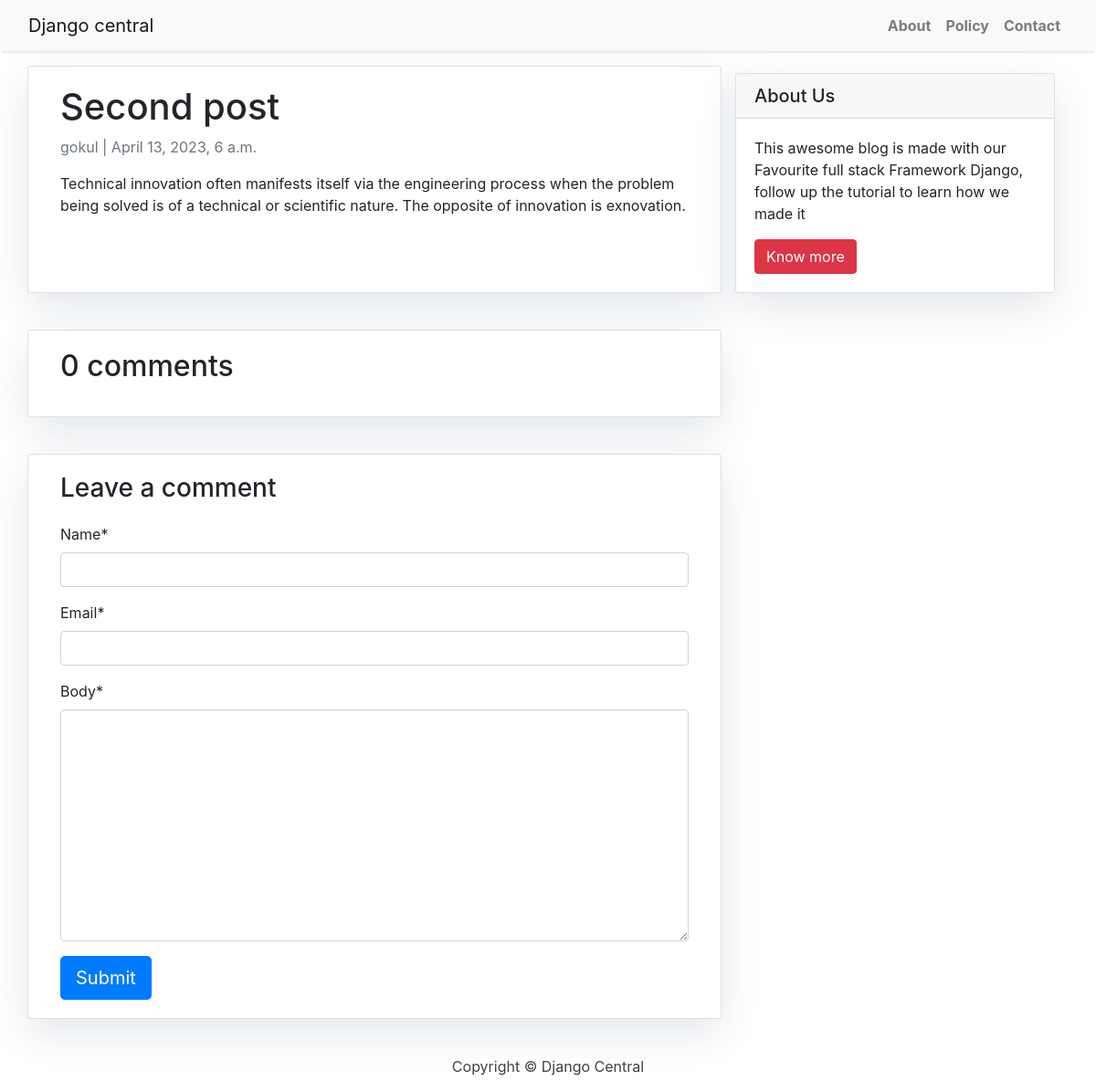
Page /technlogy/ on the earlier database version.
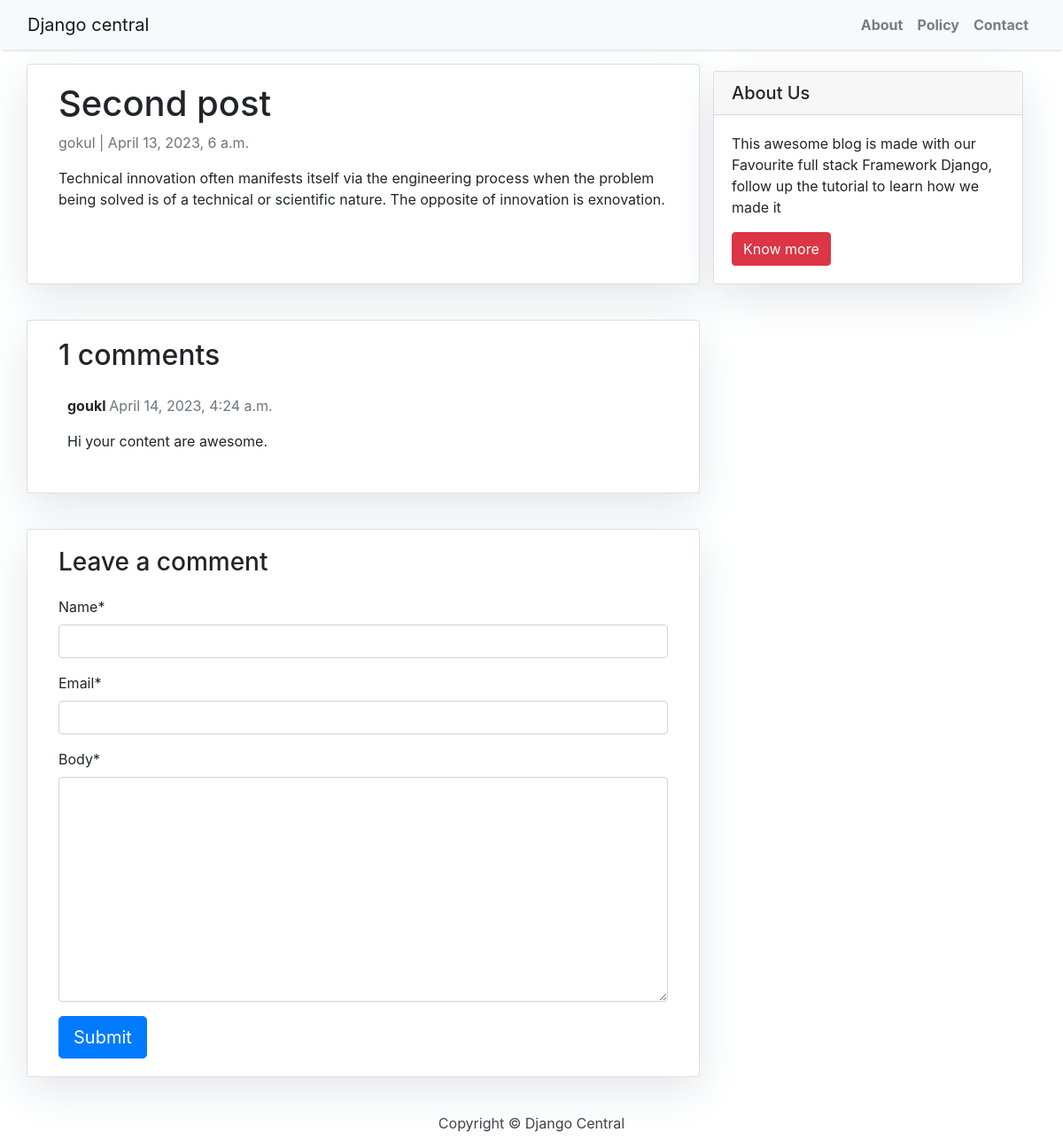
Same page on the later database version.
### myapp/models.py (models this page shows, shortened)
class Post(models.Model):
    title=models.CharField(max_length=200,unique=True)
    slug=models.SlugField(max_length=200,unique=True)
    author = models.ForeignKey(User, on_delete= models.CASCADE,related_name='blog_posts')
    updated_on= models.DateTimeField(auto_now=True)
    content=models.TextField()
    created_on=models.DateTimeField(auto_now_add=True)
    status=models.IntegerField(choices=STATUS,default=0)
    class Meta:
        ordering=['-created_on']

class Comment(models.Model):
    post=models.ForeignKey(Post,on_delete=models.CASCADE,related_name='comments')
    name=models.CharField(max_length=80)
    email=models.EmailField()
    body=models.TextField()
    created_on=models.DateTimeField(auto_now_add=True)
    active=models.BooleanField(default=False)
    class Meta:
        ordering=['created_on']

### myapp/views.py (the view)
# urls.py: path("<slug:slug>/", views.post_detail, name="post_detail"),
def post_detail(request, slug):
    template_name = "post_detail.html"
    post = get_object_or_404(Post, slug=slug)
    comments = post.comments.filter(active=True).order_by("-created_on")
    new_comment = None
    if request.method == "POST":
        comment_form = CommentForm(data=request.POST)
        if comment_form.is_valid():
            new_comment = comment_form.save(commit=False)
            new_comment.post = post
            new_comment.save()
    else:
        comment_form = CommentForm()
    return render(
        request,
        template_name,
        {
            "post": post,
            "comments": comments,
            "new_comment": new_comment,
            "comment_form": comment_form,
        },
    )

### myapp/forms.py
class CommentForm(forms.ModelForm):
    class Meta:
        model=Comment
        fields=("name","email","body")

### templates/post_detail.html (shortened to what this page needs)
{% extends 'base.html' %} {% block content %}
    {% load crispy_forms_tags %}
    <div class="container">
        <div class="row">
            <div class="col-md-8 card mb-4  mt-3 left  top">
                <div class="card-body">
                    <h1>{% block title %} {{ post.title }} {% endblock title %}</h1>
                    <p class=" text-muted">{{ post.author }} | {{ post.created_on }}</p>
                    <p class="card-text ">{{ post.content | safe }}</p>
                </div>
            </div>
            {% block sidebar %} {% include 'sidebar.html' %} {% endblock sidebar %}
            <div class="col-md-8 card mb-4  mt-3 ">
                <div class="card-body">
                    {% with comments.count as total_comments %}
                        <h2>{{ total_comments }} comments</h2>
                    {% endwith %} {% for comment in comments %}
                        <div class="comments" style="padding: 10px;">
                            <p class="font-weight-bold">
                                {{ comment.name }}
                                <span class=" text-muted font-weight-normal">
                                    {{ comment.created_on }}
                                </span>
                            </p>
                            {{ comment.body | linebreaks }}
                        </div>
                    {% endfor %}
                </div>
            </div>
            <div class="col-md-8 card mb-4  mt-3 ">
                <div class="card-body">
                    {% if new_comment %}
                        <div class="alert alert-success" role="alert">
                            Your comment is awaiting moderation
                        </div>
                    {% else %}
                        <h3>Leave a comment</h3>
                        <form method="post" style="margin-top: 1.3em;">
                            {{ comment_form | crispy }}
                            <button type="submit" class="btn btn-primary  btn-lg">Submit</button>
                        </form>
                    {% endif %}
                </div>
            </div>
        </div>
    </div>
{% endblock content %}

### templates/base.html (shortened to what this page needs)
{% load static %}
<!DOCTYPE html>
<html>
    <head>
        <link rel="stylesheet" href="{% static 'css/base.css' %}">
        <link rel="stylesheet" href="https://maxcdn.bootstrapcdn.com/bootstrap/4.0.0/css/bootstrap.min.css"
 />
    </head>
    <body>
        <nav class="navbar navbar-expand-lg navbar-light bg-light shadow" id="mainNav">
            <div class="container-fluid">
                <a class="navbar-brand" href="{% url 'home' %}">Django central</a>
                <div class="collapse navbar-collapse" id="navbarResponsive">
                    <ul class="navbar-nav ml-auto">
                        <li class="nav-item text-black">
                            <a class="nav-link text-black font-weight-bold" href="#">About</a>
                        </li>
                        <li class="nav-item text-black">
                            <a class="nav-link text-black font-weight-bold" href="#">Policy</a>
                        </li>
                        <li class="nav-item text-black">
                            <a class="nav-link text-black font-weight-bold" href="#">Contact</a>
                        </li>
                    </ul>
                </div>
            </div>
    </nav>
    {% block content %}{% endblock content %}
    <footer class="py-3 bg-grey">
        <p class="m-0 text-dark text-center ">Copyright &copy; Django Central</p>
    </footer>
</body>
</html>

### templates/sidebar.html
{% block sidebar %}
    <div class="col-md-4 float-right ">
        <div class="card my-4">
            <h5 class="card-header">About Us</h5>
            <div class="card-body">
                <p class="card-text"> This awesome blog is made with our Favourite full stack Framework Django,
                    follow up the tutorial to learn how we made it</p>
                <a href="#" class="btn btn-danger">Know more</a>
            </div>
        </div>
    </div>
{% endblock sidebar %}

### static/css/base.css (style rules this page uses)
body { font-family: "Roboto", sans-serif; font-size: 17px; background-color: #fdfdfd; }
.shadow { box-shadow: 0 4px 2px -2px rgba(0, 0, 0, 0.1); }
.btn-danger { color: #fff; background-color: #f00000; border-color: #dc281e; }
.card { box-shadow: 0 16px 48px #E3E7EB; }

Differences in the rows shown:
added Comment: name "goukl", created_on "April 14, 2023, 4:24 a.m.", body "Hi your content are awesome."
Other differences:
{{ total_comments }}: "0" → "1"
